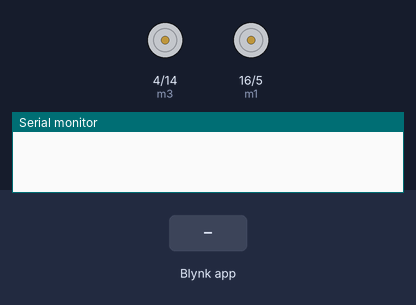
The sketch below on a simulated ESP8266 (NodeMCU). Shown: motor-driver pin pairs drawn as motors (green arrow = first pin HIGH = forward, orange = second pin HIGH = backward, longer = more drive), the last lines printed to the serial monitor. The inputs (shaded band) are chosen by the test bench. WiFi joins after 1.5 s; servers stay silent unless stated.

Above: at 3.0 s.
3.1 s: Blynk app writes 1 to V2
At 3.7 s:
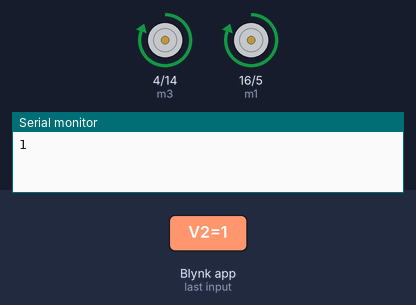
4.6 s: Blynk app writes 0 to V2
At 6.0 s:
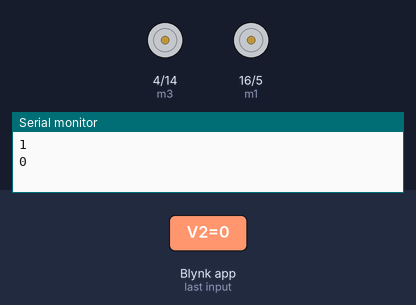
Timing chart, 0 to 7.6 s (numbered marks = the images above; inputs shaded):
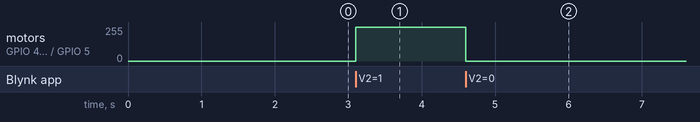

Measured:
- after the input at 3.1 s, motor on GPIO 4 (m3) / GPIO 14 (m4), motor on GPIO 16 (m1) / GPIO 5 (m2): stopped → forward 255/255 at once
- after the input at 4.6 s, motor on GPIO 4 (m3) / GPIO 14 (m4), motor on GPIO 16 (m1) / GPIO 5 (m2): forward 255/255 → stopped at once

The sketch:

Modroids_Wifi_Bot.ino
```cpp
// Download Blynk app on your phone or tab.
// After adding a new device, you will recieve below details on registered mail.
#define BLYNK_TEMPLATE_ID "<YOUR TEMPLATE ID>"
#define BLYNK_TEMPLATE_NAME "<YOUR TEMPLATE NAME>"
#define BLYNK_AUTH_TOKEN "<YOUR AUTH TOKEN>>"

// Make sure below libraries are installed.
#include <ESP8266WiFi.h>
#include <BlynkSimpleEsp8266.h>

// Add your WiFi SSID and Password for the same.
// This will help Node MCU to connect to internet when it boots.
char ssid[] = "<YOUR SSID>";        //WiFi Name
char pass[] = "<YOUR PASSWORD>";    //WiFi Password

// Below are the parameters and pin mappings for Node MCU <-> Arduino.
// No need to modify these variables.
int vValue = 0;
int m1 = 16;  //pin0
int m2 = 5;   //pin1
int m3 = 4;   //pin2
int m4 = 14;  //pin5

void setup() {

  // Port for monitoring.
  Serial.begin(9600);

  // Letting Blynk find your bot.
  Blynk.begin(BLYNK_AUTH_TOKEN, ssid, pass);

  // Initialize all pins.
  pinMode(m1, OUTPUT);
  pinMode(m2, OUTPUT);
  pinMode(m3, OUTPUT);
  pinMode(m4, OUTPUT);

  // Keeping all pins low to keep bot stopped when booted.
  digitalWrite(m1, LOW);
  digitalWrite(m2, LOW);
  digitalWrite(m3, LOW);
  digitalWrite(m4, LOW);
}

BLYNK_WRITE(V2) {
  vValue = param.asInt();
  Serial.println(vValue);
}

void loop() {

  Blynk.run();

  if (vValue == 1) {  //FORWARD
    digitalWrite(m1, HIGH);
    digitalWrite(m2, LOW);
    digitalWrite(m3, HIGH);
    digitalWrite(m4, LOW);
  }

  if (vValue == 2) {  //LEFT
    digitalWrite(m1, HIGH);
    digitalWrite(m2, LOW);
    digitalWrite(m3, LOW);
    digitalWrite(m4, HIGH);
  }

  if (vValue == 3) {  //RIGHT
    digitalWrite(m1, LOW);
    digitalWrite(m2, HIGH);
    digitalWrite(m3, HIGH);
    digitalWrite(m4, LOW);
  }

  if (vValue == 4) {  //BACKWARD
    digitalWrite(m1, LOW);
    digitalWrite(m2, HIGH);
    digitalWrite(m3, LOW);
    digitalWrite(m4, HIGH);
  }

  if (vValue == 0) {  //STOP
    digitalWrite(m1, LOW);
    digitalWrite(m2, LOW);
    digitalWrite(m3, LOW);
    digitalWrite(m4, LOW);
  }
}
```
